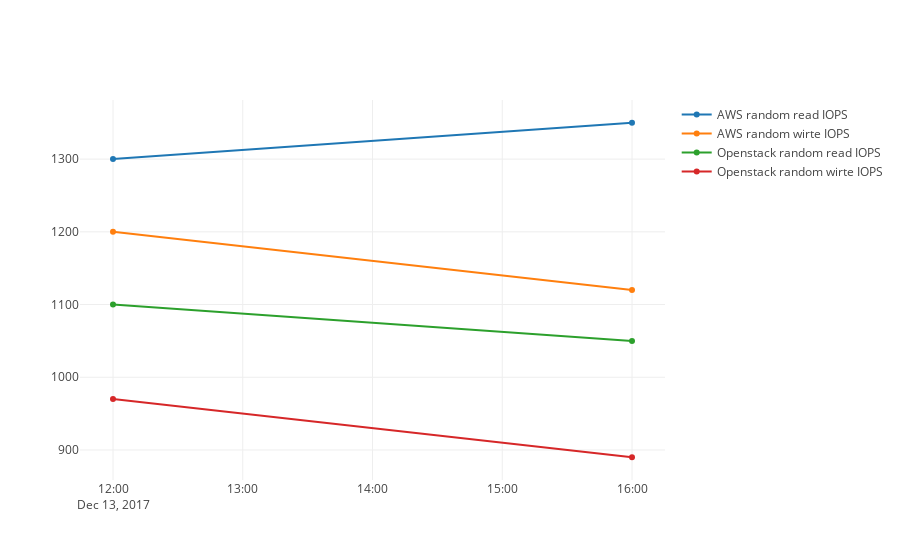

Notebook cell for this chart:
### Code cell
iplot(rnd)

### Figure 1 — Plotly figure (JSON) as saved in the notebook; plotly's stock layout.template omitted (floating-point values rounded to 4 significant figures)
{"data": [{"name": "AWS random read IOPS", "type": "scatter", "x": ["2017-12-13T12:00:00", "2017-12-13T16:00:00"], "y": [1300, 1350]}, {"name": "AWS random wirte IOPS", "type": "scatter", "x": ["2017-12-13T12:00:00", "2017-12-13T16:00:00"], "y": [1200, 1120]}, {"name": "Openstack random read IOPS", "type": "scatter", "x": ["2017-12-13T12:00:00", "2017-12-13T16:00:00"], "y": [1100, 1050]}, {"name": "Openstack random wirte IOPS", "type": "scatter", "x": ["2017-12-13T12:00:00", "2017-12-13T16:00:00"], "y": [970, 890]}], "layout": {}}
